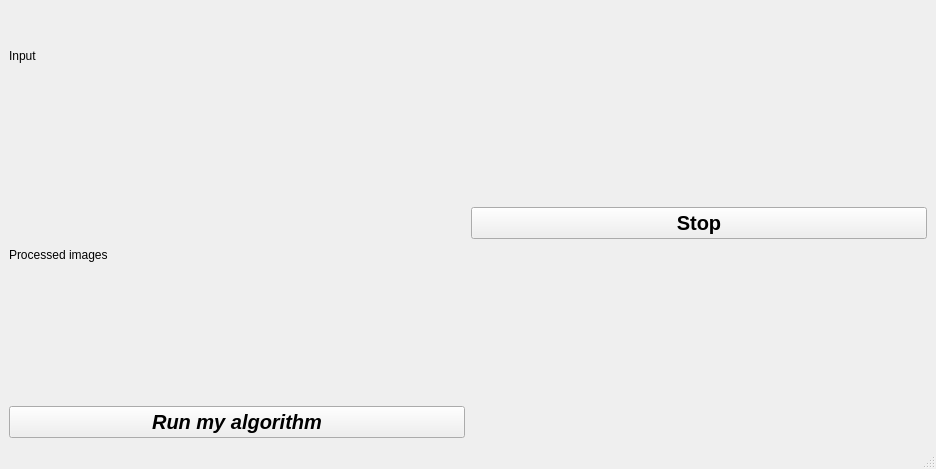
<?xml version="1.0" encoding="UTF-8"?>
<ui version="4.0">
 <class>MainWindow</class>
 <widget class="QMainWindow" name="MainWindow">
  <property name="geometry">
   <rect>
    <x>0</x>
    <y>0</y>
    <width>936</width>
    <height>469</height>
   </rect>
  </property>
  <property name="windowTitle">
   <string>MainWindow</string>
  </property>
  <widget class="QWidget" name="centralwidget">
   <property name="layoutDirection">
    <enum>Qt::RightToLeft</enum>
   </property>
   <layout class="QHBoxLayout" name="horizontalLayout_3">
    <item>
     <layout class="QVBoxLayout" name="verticalLayout_2">
      <item>
       <layout class="QHBoxLayout" name="horizontalLayout_2">
       <item>
         <layout class="QVBoxLayout" name="logoLayout">
          <property name="leftMargin">
           <number>1</number>
          </property>
          <property name="rightMargin">
           <number>0</number>
          </property>
         </layout>
        </item>
        <item>
         <layout class="QVBoxLayout" name="tlLayout">
          <property name="leftMargin">
           <number>0</number>
          </property>
          <property name="rightMargin">
           <number>1</number>
          </property>
         </layout>
        </item>
        <item>
         <layout class="QVBoxLayout" name="mapLayout">
          <property name="leftMargin">
           <number>1</number>
          </property>
          <property name="rightMargin">
           <number>0</number>
          </property>
         </layout>
        </item>
       </layout>
      </item>
      <item>
       <widget class="QPushButton" name="stopButton">
        <property name="font">
         <font>
          <pointsize>15</pointsize>
          <weight>75</weight>
          <bold>true</bold>
         </font>
        </property>
        <property name="text">
         <string>Stop</string>
        </property>
        <property name="icon">
         <iconset resource="../../introrob_py/resources/resources.qrc">
          <normaloff>:/images/stop.png</normaloff>:/images/stop.png</iconset>
        </property>
       </widget>
      </item>
     </layout>
    </item>
    <item>
     <layout class="QVBoxLayout" name="verticalLayout">
      <property name="sizeConstraint">
       <enum>QLayout::SetDefaultConstraint</enum>
      </property>
      <item>
       <layout class="QGridLayout" name="gridLayout">
       <item row="0" column="0">
         <widget class="QLabel" name="label_1">
          <property name="text">
           <string>Input</string>
          </property>
         </widget>
        </item>
        
        <item row="1" column="0">
         <widget class="QLabel" name="image">
          <property name="text">
           <string/>
          </property>
         </widget>
        </item>
        
        <item row="2" column="0">
         <widget class="QLabel" name="label_2">
          <property name="text">
           <string>Processed images</string>
          </property>
         </widget>
        </item>
        
        <item row="3" column="0">
         <widget class="QLabel" name="imageFiltered">
          <property name="text">
           <string/>
          </property>
         </widget>
        </item>
       </layout>
      </item>
      <item>
       <layout class="QHBoxLayout" name="horizontalLayout">
        <property name="spacing">
         <number>2</number>
        </property>
        <property name="sizeConstraint">
         <enum>QLayout::SetMinimumSize</enum>
        </property>
        <item>
         <widget class="QPushButton" name="pushButton">
          <property name="sizePolicy">
           <sizepolicy hsizetype="Minimum" vsizetype="Maximum">
            <horstretch>0</horstretch>
            <verstretch>0</verstretch>
           </sizepolicy>
          </property>
          <property name="font">
           <font>
            <pointsize>15</pointsize>
            <weight>75</weight>
            <italic>true</italic>
            <bold>true</bold>
           </font>
          </property>
          <property name="text">
           <string>Run my algorithm</string>
          </property>
         </widget>
        </item>
       </layout>
      </item>
     </layout>
    </item>
   </layout>
  </widget>
  <widget class="QMenuBar" name="menubar">
   <property name="geometry">
    <rect>
     <x>0</x>
     <y>0</y>
     <width>936</width>
     <height>25</height>
    </rect>
   </property>
  </widget>
  <widget class="QStatusBar" name="statusbar"/>
 </widget>
 <resources>
  <include location="../../introrob_py/resources/resources.qrc"/>
 </resources>
 <connections/>
</ui>
